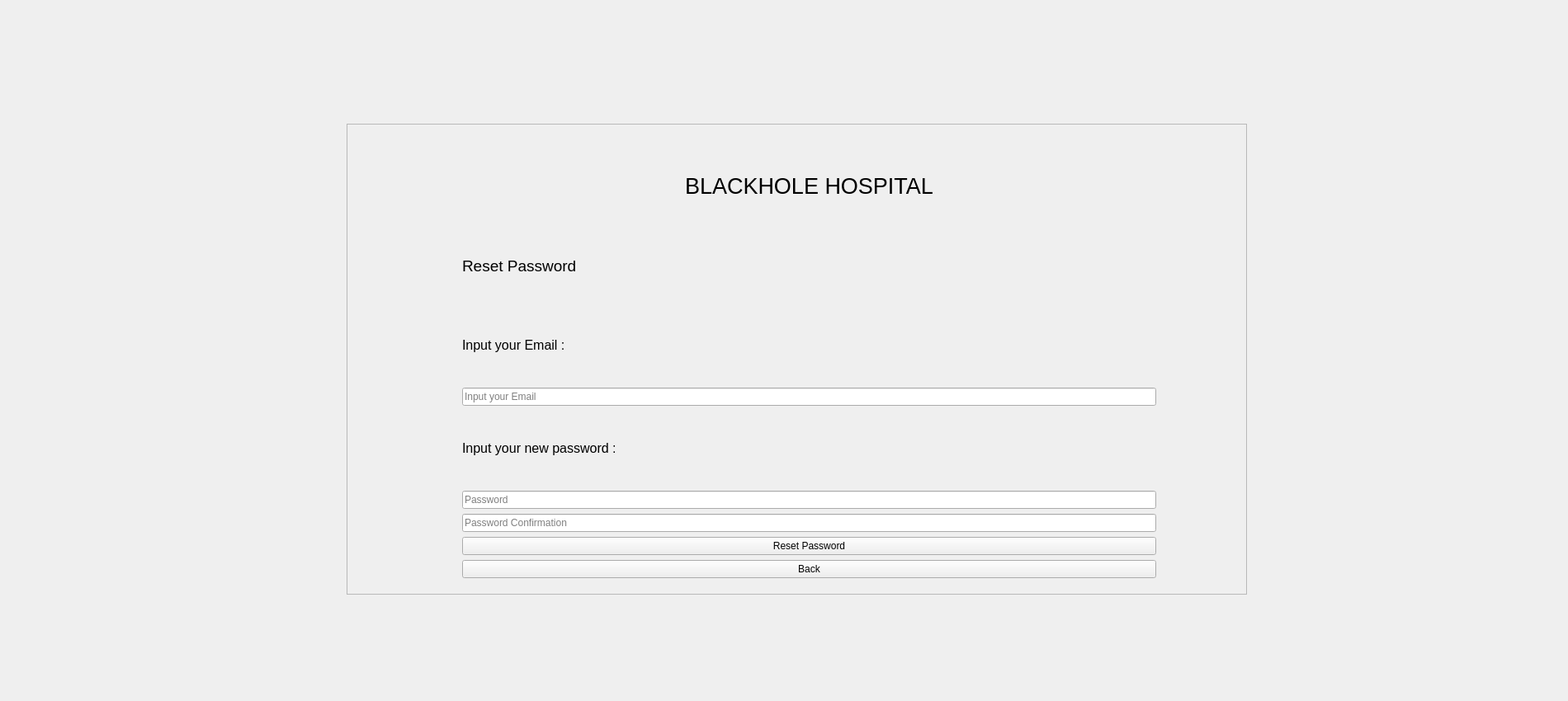
<?xml version="1.0" encoding="UTF-8"?>
<ui version="4.0">
 <class>ForgotPasswordWidget</class>
 <widget class="QWidget" name="ForgotPasswordWidget">
  <property name="geometry">
   <rect>
    <x>0</x>
    <y>0</y>
    <width>1900</width>
    <height>850</height>
   </rect>
  </property>
  <property name="windowTitle">
   <string>Form</string>
  </property>
  <widget class="QFrame" name="frame">
   <property name="geometry">
    <rect>
     <x>420</x>
     <y>150</y>
     <width>1091</width>
     <height>571</height>
    </rect>
   </property>
   <property name="frameShape">
    <enum>QFrame::StyledPanel</enum>
   </property>
   <property name="frameShadow">
    <enum>QFrame::Raised</enum>
   </property>
  </widget>
  <widget class="QWidget" name="layoutWidget">
   <property name="geometry">
    <rect>
     <x>560</x>
     <y>180</y>
     <width>841</width>
     <height>521</height>
    </rect>
   </property>
   <layout class="QGridLayout" name="gridLayout">
    <item row="1" column="0">
     <widget class="QLabel" name="label">
      <property name="text">
       <string>&lt;html&gt;&lt;head/&gt;&lt;body&gt;&lt;p&gt;&lt;span style=&quot; font-size:14pt;&quot;&gt;Reset Password&lt;/span&gt;&lt;/p&gt;&lt;/body&gt;&lt;/html&gt;</string>
      </property>
     </widget>
    </item>
    <item row="6" column="0">
     <widget class="QLineEdit" name="leConfirmNewPassword">
      <property name="echoMode">
       <enum>QLineEdit::Password</enum>
      </property>
      <property name="placeholderText">
       <string>Password Confirmation</string>
      </property>
     </widget>
    </item>
    <item row="0" column="0">
     <widget class="QLabel" name="labelTitle">
      <property name="text">
       <string>&lt;html&gt;&lt;head/&gt;&lt;body&gt;&lt;p&gt;&lt;span style=&quot; font-size:20pt;&quot;&gt;BLACKHOLE HOSPITAL&lt;/span&gt;&lt;/p&gt;&lt;/body&gt;&lt;/html&gt;</string>
      </property>
      <property name="textFormat">
       <enum>Qt::AutoText</enum>
      </property>
      <property name="alignment">
       <set>Qt::AlignCenter</set>
      </property>
     </widget>
    </item>
    <item row="4" column="0">
     <widget class="QLabel" name="label_3">
      <property name="text">
       <string>&lt;html&gt;&lt;head/&gt;&lt;body&gt;&lt;p&gt;&lt;span style=&quot; font-size:12pt;&quot;&gt;Input your new password :&lt;/span&gt;&lt;/p&gt;&lt;/body&gt;&lt;/html&gt;</string>
      </property>
     </widget>
    </item>
    <item row="8" column="0">
     <widget class="QPushButton" name="btnBack">
      <property name="text">
       <string>Back</string>
      </property>
     </widget>
    </item>
    <item row="3" column="0">
     <widget class="QLineEdit" name="leEmail">
      <property name="placeholderText">
       <string>Input your Email</string>
      </property>
     </widget>
    </item>
    <item row="2" column="0">
     <widget class="QLabel" name="label_2">
      <property name="text">
       <string>&lt;html&gt;&lt;head/&gt;&lt;body&gt;&lt;p&gt;&lt;span style=&quot; font-size:12pt;&quot;&gt;Input your Email :&lt;/span&gt;&lt;/p&gt;&lt;/body&gt;&lt;/html&gt;</string>
      </property>
     </widget>
    </item>
    <item row="7" column="0">
     <widget class="QPushButton" name="btnResetPassword">
      <property name="text">
       <string>Reset Password</string>
      </property>
     </widget>
    </item>
    <item row="5" column="0">
     <widget class="QLineEdit" name="leNewPassword">
      <property name="echoMode">
       <enum>QLineEdit::Password</enum>
      </property>
      <property name="placeholderText">
       <string>Password </string>
      </property>
     </widget>
    </item>
   </layout>
  </widget>
 </widget>
 <resources/>
 <connections/>
</ui>
